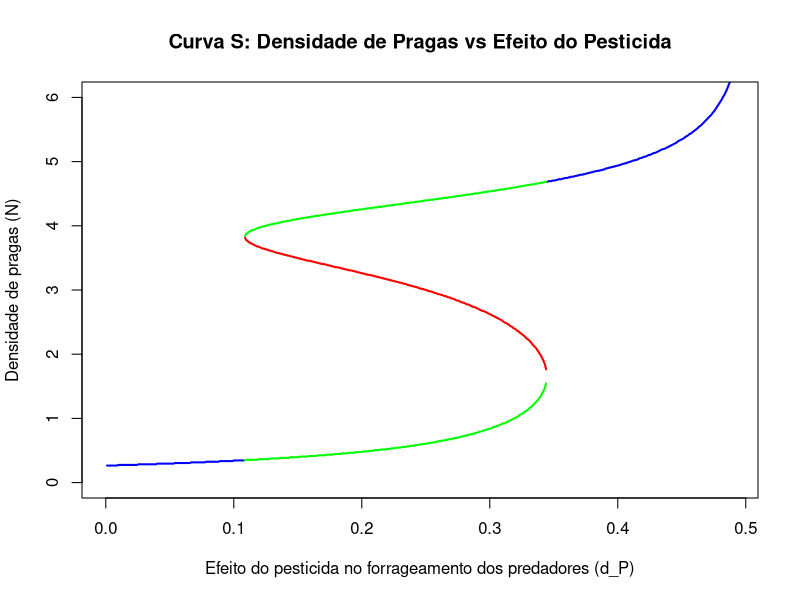

Here is the R script that generated this plot: (Note: this script raises an error after producing the figure.)
library(ggplot2)

NH <-500 #numero maximo de valores de densidade de pragas possiveis
data<-array(0,dim = c(NH,5))  # para guardar os resultados

for (z in 1:NH){
  
  N <- seq(0, 8, by = 0.01)
  
  D <- 2
  P <- 1
  
  r <- 0.3          # Taxa intrínseca de crescimento da população de pragas
  d_N <- 0.1        # Efeito do pesticida na população de pragas
  K <- 8            # Capacidade suporte do sistema
  a <- 1.0          # Taxa de ataque do predador
  d_P_max <- 0.49     # Efeito do pesticida no forrageamento dos predadores
  h <-2        # Taxa de manuseio do predador (handling time)
  
  
  
  d_P_real<-z * d_P_max / NH  # Calcula o valor incremental de d_P_real ao longo do intervalo de 0 a d_P_max
  d_P<-d_P_real  # 2, 4 e 6   # Define d_P como o valor incremental de d_P_real para a iteração atual

  f_ND <- function(N, D) (r * (1 - d_N * D) * (1 - N/K) * N)
  g_ND <- function(N, D, P) ((a * (1 - d_P * D) * N^2) / (1 + a* h * (1 - d_P * D) * N^2))
  
  my_data <- data.frame(argx = N, f_ND = f_ND(N, D),
                        g_ND = g_ND(N, D, P))
  

  
  diferenca<-1:nrow(my_data)
  for (i in 1:nrow(my_data)){
    
    diferenca[i]<-my_data[i,2]- my_data[i,3]
    
  }
  
  
  df_total <- data.frame()
  
  df_total<-data.frame()
  
  for (i in 1:(nrow(my_data)-1)){
    
    if (diferenca[i+1]==0 ){
      df<-my_data[(i+1),1]
      df_total<-rbind(df_total,df) } 
    else if (diferenca[i+1]*diferenca[i]<0 ){
      df<-(my_data[(i+1),1]+my_data[(i),1])/2
      df_total<-rbind(df_total,df)
      df_total<-as.matrix(df_total)
    }
  }
  
  if (length(df_total) ==1){
    
    data[z,1]<-d_P
    data[z,2]<-df_total[1,1]
  }
  
  if (length(df_total) ==3){
    
    data[z,1]<-d_P
    data[z,3]<-df_total[1,1]
    data[z,4]<-df_total[2,1]
    data[z,5]<-df_total[3,1]
    
  }
}

# Carregar os dados
data
md <- data
md[md == 0] <- NA

# Plotagem da curva S
plot(md[, 1], md[, 2], ylim = c(0, 6), type = "l", col = "blue",
     xlab = "Efeito do pesticida no forrageamento dos predadores (d_P)",
     ylab = "Densidade de pragas (N)",
     main = "Curva S: Densidade de Pragas vs Efeito do Pesticida",
     lwd = 2)

# Linhas adicionais da curva S com multiestabilidade
par(new = TRUE)
plot(md[, 1], md[, 3], ylim = c(0, 6), type = "l", col = "green",
     xlab = "", ylab = "", axes = FALSE, lwd = 2)
par(new = TRUE)
plot(md[, 1], md[, 4], ylim = c(0, 6), type = "l", col = "red",
     xlab = "", ylab = "", axes = FALSE, lwd = 2)
par(new = TRUE)
plot(md[, 1], md[, 5], ylim = c(0, 6), type = "l", col = "green",
     xlab = "", ylab = "", axes = FALSE, lwd = 2)

# Legenda
legend("bottomright", 
       legend = c("Um ponto de equilíbrio", 
                  "Multiestabilidade", 
                  "Multiestabilidade instável"),
       col = c("blue", "green", "red"), lty = 1, lwd = 2, cex = 0.8,
       cex = 1.5,  # Aumenta o tamanho da fonte da legenda
       text.font = 4,  # Para deixar o texto mais em negrito (opcional)
       title = "Estados de Equilíbrio")


write.csv(data, file = "dados-S-curve.csv")




ggplot(my_data) +
  geom_point(aes(argx, f_ND, color = 'crescimento de pragas'), size = 0.5) +  # Tamanho menor para os pontos
  geom_line(aes(argx, f_ND, color = 'crescimento de pragas'), size = 0.2) +  # Tamanho da linha reduzido
  geom_point(aes(argx, g_ND, color = 'resposta funcional da predação'), size = 0.5) +  # Tamanho menor para os pontos
  geom_line(aes(argx, g_ND, color = 'resposta funcional da predação'), size = 0.2) +  # Tamanho da linha reduzido
  theme_bw() + 
  labs(x = 'Densidade de pragas', y = 'Taxas de crescimento de pragas ou resposta funcional da predação') +
  scale_color_manual(values = c('crescimento de pragas' = 'blue', 'resposta funcional da predação' = 'red'),
                     labels = c(expression(f(N,D)~"crescimento de pragas"), 
                                expression(g(N,D)~"resposta funcional da predação")),
                     name = 'Função') +
  theme(
    legend.text = element_text(size = 14),  # Aumenta o tamanho da fonte do texto da legenda
    legend.title = element_text(size = 16),  # Aumenta o tamanho da fonte do título da legenda
    legend.position = "bottom",  # Posiciona a legenda abaixo do gráfico
    axis.title = element_text(size = 16),  # Aumenta o tamanho da fonte dos nomes dos eixos
    axis.title.x = element_text(margin = margin(t = 20)),  # Aumenta o espaçamento do eixo X em relação ao gráfico
    axis.title.y = element_text(margin = margin(r = 20))   # Aumenta o espaçamento do eixo Y em relação ao gráfico
  ) +
  guides(color = guide_legend(override.aes = list(size = 3)))  # Aumenta a grossura das linhas na legenda

